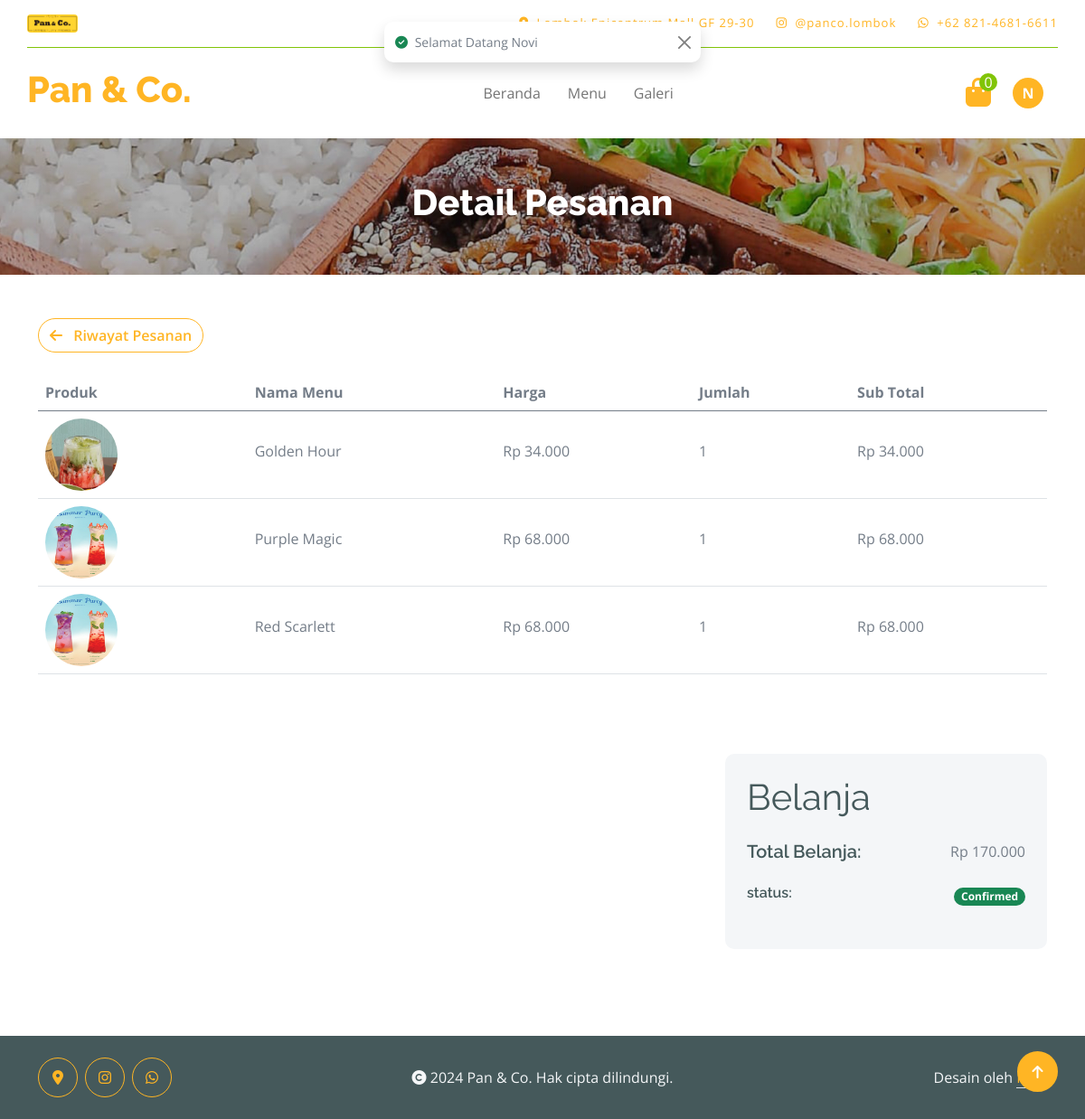
/user/order-detail.php?order-id=ST66EEBA1496C34 (signed in), run on the app's committed database.
### tables this page shows
CREATE TABLE `keranjang` (
  `id_keranjang` int NOT NULL,
  `id_user` char(13) DEFAULT NULL,
  `id_pesanan` char(15) DEFAULT NULL,
  `id_menu` int DEFAULT NULL,
  `jumlah` int DEFAULT NULL,
  `status` enum('Belum Dipesan','Sudah Dipesan') NOT NULL
);

CREATE TABLE `menu` (
  `id_menu` int NOT NULL,
  `tanggal_buat` datetime DEFAULT NULL,
  `nama_menu` varchar(255) DEFAULT NULL,
  `kategori` enum('Dessert','Hot Kitchen','Drink') NOT NULL,
  `harga` bigint DEFAULT NULL,
  `deskripsi` text,
  `status` enum('Tersedia','Tidak Tersedia') NOT NULL,
  `gambar` varchar(255) DEFAULT NULL
);

CREATE TABLE `pesanan` (
  `id_pesanan` char(15) NOT NULL,
  `id_user` char(13) DEFAULT NULL,
  `tanggal` datetime DEFAULT NULL,
  `total_pembayaran` bigint DEFAULT NULL,
  `status` enum('Pending','Confirmed','In Progress','Completed','Cancelled') NOT NULL
);

### config/config.php (called while the page is built, shortened)
<?php
$base_url = 'http://localhost/restaurant';
function base_url($path = '')
{
    global $base_url;
    return rtrim($base_url, '/') . '/' . ltrim($path, '/');
}
function get_image_url($url_gambar)
{
    $path_gambar = $_SERVER['DOCUMENT_ROOT'] . parse_url($url_gambar, PHP_URL_PATH);
    return $url_gambar;
}

### user/order-detail.php (the view, shortened to what this page needs)
<?php
include('../config/config.php');
$title = 'Detail Pesanan';
?>
<div class="container-fluid page-header py-5">
    <h1 class="text-center text-white display-6"><?= $title; ?></h1>
</div>
<div class="container-fluid py-5">
    <div class="container">
        <div class="d-flex justify-content-between gap-2 mb-4">
            <a href="<?= base_url('user/order.php'); ?>" class="btn btn-outline-secondary rounded-pill"><i class="fas fa-arrow-left me-2"></i> Riwayat Pesanan</a>
        </div>
        <?php
        $id_user = $_SESSION['id_user'];
        $id_pesanan = $_GET['order-id'];
        $sql_keranjang = "SELECT * FROM keranjang INNER JOIN menu
                          ON keranjang.id_menu=menu.id_menu
                          WHERE keranjang.id_pesanan='$id_pesanan'
                          AND keranjang.id_user='$id_user'
                          ORDER BY keranjang.id_keranjang ASC";
        $query_keranjang = mysqli_query($koneksi, $sql_keranjang);
        if (mysqli_num_rows($query_keranjang) > 0):
        ?>
            <div class="table-responsive">
                <table class="table table-hover" style="white-space: nowrap !important;">
                    <thead>
                        <tr>
                            <th scope="col">Produk</th>
                            <th scope="col">Nama Menu</th>
                            <th scope="col">Harga</th>
                            <th scope="col">Jumlah</th>
                            <th scope="col">Sub Total</th>
                        </tr>
                    </thead>
                    <tbody>
                        <?php while ($data_keranjang = mysqli_fetch_array($query_keranjang)): ?>
                            <tr>
                                <th scope="row">
                                    <div class="d-flex align-items-center">
                                        <img src="<?= get_image_url(base_url('assets/uploads/menu/' . $data_keranjang['gambar'])); ?>" class="rounded-circle" style="width: 80px; height: 80px;" alt="<?= $data_keranjang['nama_menu']; ?>">
                                    </div>
                                </th>
                                <td>
                                    <p class="mb-0 mt-4"><?= $data_keranjang['nama_menu']; ?></p>
                                </td>
                                <td>
                                    <p class="mb-0 mt-4"><?= 'Rp ' . number_format($data_keranjang['harga'], 0, ',', '.'); ?></p>
                                </td>
                                <td>
                                    <p class="mb-0 mt-4"><?= $data_keranjang['jumlah']; ?></p>
                                </td>
                                <td>
                                    <p class="mb-0 mt-4">
                                        <?php
                                        $subtotal = $data_keranjang['harga'] * $data_keranjang['jumlah'];
                                        echo 'Rp ' . number_format($subtotal, 0, ',', '.');
                                        ?>
                                    </p>
                                </td>
                            </tr>
                        <?php endwhile ?>
                    </tbody>
                </table>
            </div>
            <div class="row g-4 justify-content-end mt-5">
                <div class="col-8"></div>
                <div class="col-sm-8 col-md-7 col-lg-6 col-xl-4">
                    <div class="bg-light rounded">
                        <div class="p-4">
                            <h1 class="display-6 mb-4"><span class="fw-normal">Belanja</span></h1>
                            <?php
                            $sql_pesanan = "SELECT * FROM pesanan WHERE id_pesanan='$id_pesanan' AND id_user='$id_user'";
                            $query_pesanan = mysqli_query($koneksi, $sql_pesanan);
                            $data_pesanan = mysqli_fetch_array($query_pesanan);
                            ?>
                            <div class="d-flex justify-content-between mb-4">
                                <h5 class="mb-0 me-4">Total Belanja:</h5>
                                <p class="mb-0">
                                    <?= 'Rp ' . number_format($data_pesanan['total_pembayaran'], 0, ',', '.'); ?>
                                </p>
                            </div>
                            <div class="d-flex justify-content-between mb-4">
                                <h6 class="mb-0 me-4">status:</h6>
                                <p class="mb-0">
                                    <?php if ($data_pesanan['status'] == 'Pending'): ?>
                                        <span class="badge bg-warning">Pending</span>
                                    <?php elseif ($data_pesanan['status'] == 'Confirmed'): ?>
                                        <span class="badge bg-success">Confirmed</span>
                                    <?php elseif ($data_pesanan['status'] == 'In Progress'): ?>
                                        <span class="badge bg-info">In Progress</span>
                                    <?php elseif ($data_pesanan['status'] == 'Completed'): ?>
                                        <span class="badge bg-primary">Completed</span>
                                    <?php elseif ($data_pesanan['status'] == 'Cancelled'): ?>
                                        <span class="badge bg-danger">Cancelled</span>
                                    <?php endif; ?>
                                </p>
                            </div>
                        </div>
                    </div>
                </div>
            </div>
        <?php
        else:
            include('components/empty-cart.php');
        endif;
        ?>
    </div>
</div>
<?php
include('layout.php');
?>

### assets/user/css/style.css (style rules this page uses)
.btn { font-weight: 600; transition: .5s; }
.page-header { position: relative; background: linear-gradient(rgba(0, 0, 0, 0.3), rgba(0, 0, 0, 0.3)), url(../img/page-header-img.jpg); background-position: center center; background-repeat: no-repeat; background-size: cover; }
@media (min-width: 992px) { .hero-header, .page-header { margin-top: 152px !important; } }

### data on the page
keranjang: id_menu.gambar (picture), id_menu.nama_menu "Golden Hour", id_menu.harga "34.000", jumlah "1", subtotal "34.000"
keranjang: id_menu.gambar (picture), id_menu.nama_menu "Purple Magic", id_menu.harga "68.000", jumlah "1", subtotal "68.000"
keranjang: id_menu.gambar (picture), id_menu.nama_menu "Red Scarlett", id_menu.harga "68.000", jumlah "1", subtotal "68.000"
pesanan: total_pembayaran "170.000"

### other printed values
$data_item "0"
substr($_SESSION['nama_lengkap'], 0, 1) "N"
$title "Detail Pesanan"
$_SESSION['toast-success'] "Selamat Datang Novi"
